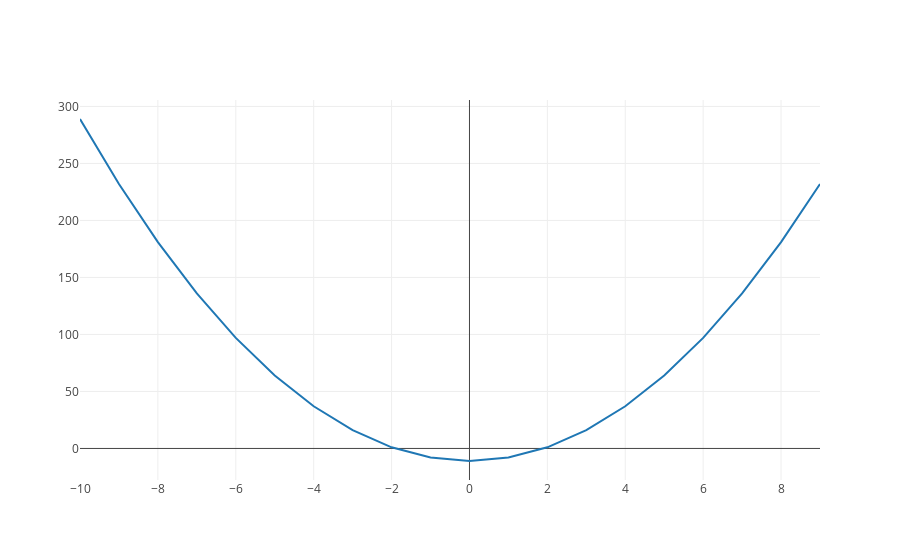

Write notebook code for a chart like this one.
### Code cell
second_terms_trace = polynomial_function_trace(second_terms, list(range(-10, 10))) or {}
plot([second_terms_trace, tangent_at_five_trace])

### Figure 1 — Plotly figure (JSON) as saved in the notebook; plotly's stock layout.template omitted (floating-point values rounded to 4 significant figures)
{"data": [{"x": [-10, -9, -8, -7, -6, -5, -4, -3, -2, -1, 0, 1, 2, 3, 4, 5, 6, 7, 8, 9], "y": [289, 232, 181, 136, 97, 64, 37, 16, 1, -8, -11, -8, 1, 16, 37, 64, 97, 136, 181, 232]}, {}], "layout": {}}
